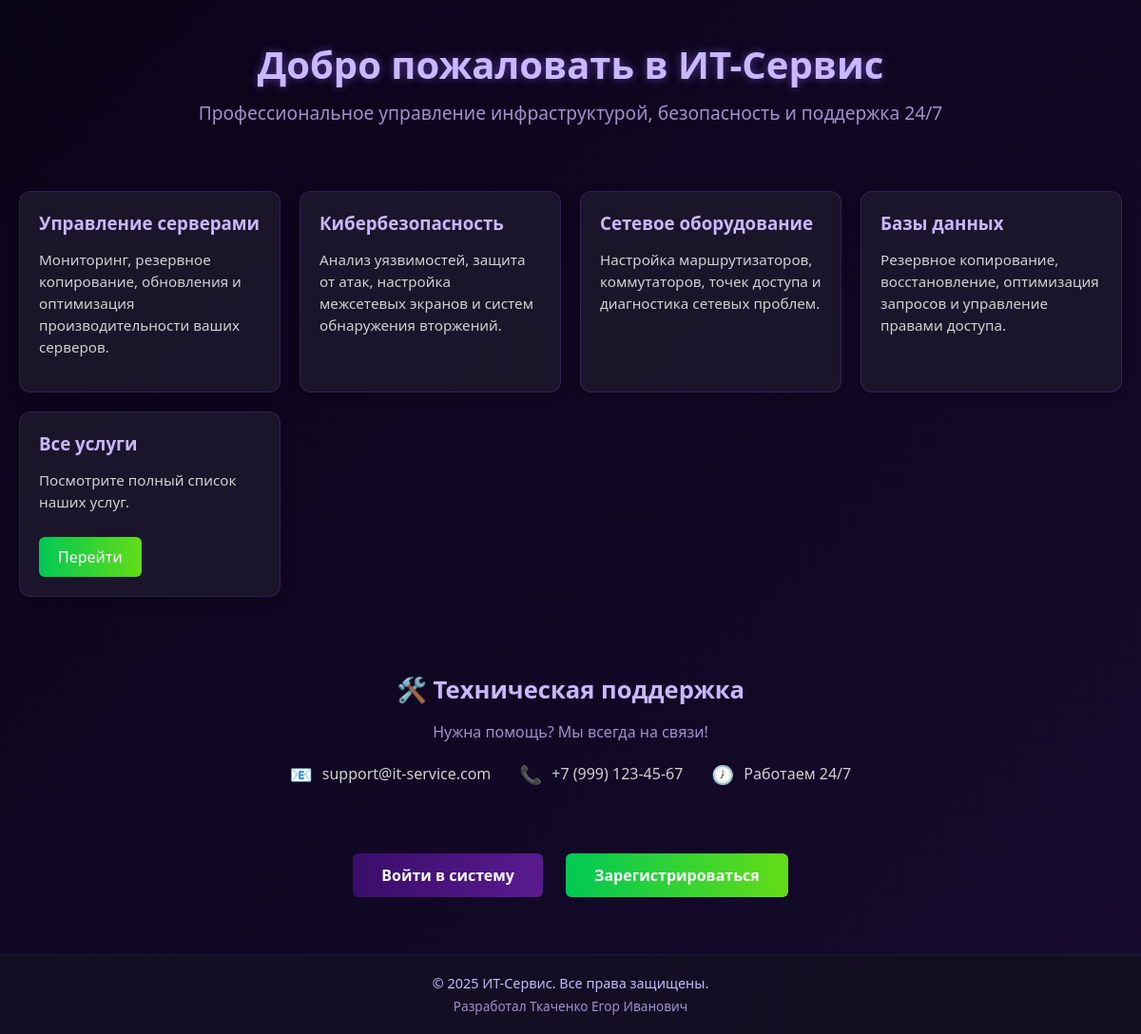
The page / on the database its author committed.
### tables this page shows
CREATE TABLE `services` (
  `id` int(11) NOT NULL AUTO_INCREMENT,
  `name` varchar(255) NOT NULL,
  `price` int(11) NOT NULL,
  `description` text DEFAULT NULL,
  `sort_order` int(11) DEFAULT 0,
  PRIMARY KEY (`id`)
);

### index.php (the view, shortened to what this page needs)
<?php
require_once 'config.php';
try {
    $pdo = new PDO("mysql:host=$host;dbname=$dbname;charset=utf8", $username, $password);
    $pdo->setAttribute(PDO::ATTR_ERRMODE, PDO::ERRMODE_EXCEPTION);
} catch (PDOException $e) {
    die("Ошибка подключения к БД.");
}
$stmt = $pdo->query("SELECT * FROM services WHERE id IN (9, 10, 11, 12)");
$services = $stmt->fetchAll(PDO::FETCH_ASSOC);
?>
<!DOCTYPE html>
<html lang="ru">
<head>
    <link rel="stylesheet" href="css/index.css">
</head>
<body>
    <div class="header">
        <h1>Добро пожаловать в ИТ-Сервис</h1>
        <p>Профессиональное управление инфраструктурой, безопасность и поддержка 24/7</p>
    </div>
    <div class="services-grid">
        <?php foreach ($services as $service): ?>
            <div class="service-card">
                <h3><?= htmlspecialchars($service['name']) ?></h3>
                <p><?= htmlspecialchars($service['description']) ?></p>
            </div>
        <?php endforeach; ?>
        <div class="service-card">
            <h3>Все услуги</h3>
            <p>Посмотрите полный список наших услуг.</p>
            <a href="/login.php" style="background: linear-gradient(to right, #00c853, #64dd17); color: white; text-decoration: none; margin-top: 10px; display: inline-block; padding: 10px 20px; border-radius: 6px;">Перейти</a>
        </div>
    </div>
    <div class="support-section">
        <h2>🛠️ Техническая поддержка</h2>
        <p>Нужна помощь? Мы всегда на связи!</p>
        <div class="support-info">
            <div class="contact-item">
                <span class="icon">📧</span>
                <span class="text">support@it-service.com</span>
            </div>
            <div class="contact-item">
                <span class="icon">📞</span>
                <span class="text">+7 (999) 123-45-67</span>
            </div>
            <div class="contact-item">
                <span class="icon">🕖</span>
                <span class="text">Работаем 24/7</span>
            </div>
        </div>
    </div>
    <div class="actions">
        <a href="login.php" class="btn btn-login">Войти в систему</a>
        <a href="register.php" class="btn btn-register">Зарегистрироваться</a>
    </div>
    <?php include 'footer.php'; ?>
</body>
</html>

### css/index.css (style rules this page uses)
body { background: linear-gradient(135deg, #0a0418, #160b2e); color: #e0e0e0; font-family: 'Segoe UI', Tahoma, Geneva, Verdana, sans-serif; margin: 0; padding: 0; min-height: 100vh; display: flex; flex-direction: column; }
.header { text-align: center; padding: 40px 20px 20px; }
.header h1 { font-size: 2.5rem; color: #c7b8ff; margin: 0; text-shadow: 0 0 10px rgba(150, 100, 255, 0.5); }
.header p { font-size: 1.2rem; margin-top: 10px; color: #a090cc; }
.services-grid { display: grid; grid-template-columns: repeat(auto-fit, minmax(250px, 1fr)); gap: 20px; max-width: 1200px; margin: 30px auto; padding: 0 20px; }
.service-card { background: rgba(30, 25, 45, 0.8); border: 1px solid rgba(100, 60, 180, 0.3); border-radius: 12px; padding: 20px; box-shadow: 0 4px 12px rgba(0, 0, 0, 0.3); transition: transform 0.3s ease; }
.service-card h3 { color: #c7b8ff; margin-top: 0; margin-bottom: 10px; }
.service-card p { font-size: 0.95rem; color: #d0d0d0; line-height: 1.5; }
.support-section { max-width: 900px; margin: 30px auto; padding: 20px; text-align: center; }
.support-section h2 { color: #c7b8ff; margin-top: 0; margin-bottom: 10px; font-size: 1.6rem; }
.support-section p { color: #a090cc; margin-bottom: 20px; }
.support-info { display: flex; justify-content: center; gap: 30px; flex-wrap: wrap; margin-top: 20px; }
.contact-item { display: flex; align-items: center; gap: 10px; font-size: 1rem; color: #d0d0d0; }
.contact-item .icon { font-size: 1.2rem; color: #c7b8ff; }
.actions { text-align: center; padding: 20px; }
.btn { display: inline-block; padding: 12px 30px; margin: 0 10px; border-radius: 6px; text-decoration: none; font-weight: bold; font-size: 16px; transition: all 0.3s ease; }
.btn-login { background: linear-gradient(to right, #3a0d6a, #5a1a8f); color: white; }
.btn-register { background: linear-gradient(to right, #00c853, #64dd17); color: white; }

### rows shown on the page
services: name "Управление серверами", description "Мониторинг, резервное копирование, обновления и оптимизация производительности ваших серверов."
services: name "Кибербезопасность", description "Анализ уязвимостей, защита от атак, настройка межсетевых экранов и систем обнаружения вторжений."
services: name "Сетевое оборудование", description "Настройка маршрутизаторов, коммутаторов, точек доступа и диагностика сетевых проблем."
services: name "Базы данных", description "Резервное копирование, восстановление, оптимизация запросов и управление правами доступа."
